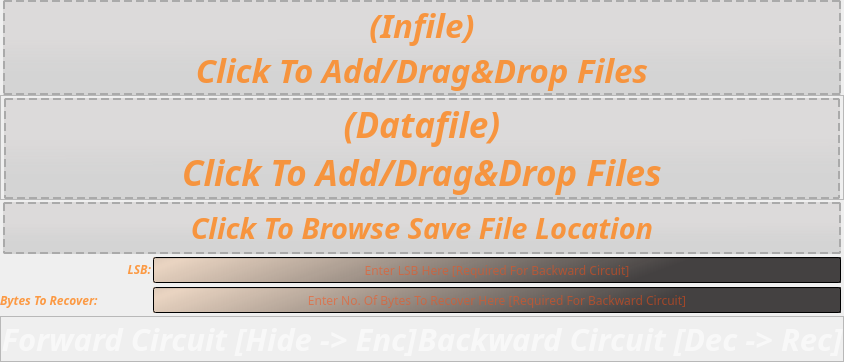
                <widget class="QWidget" name="StegoEncryptPage">
                 <layout class="QVBoxLayout" name="verticalLayout_29">
                  <property name="spacing">
                   <number>0</number>
                  </property>
                  <property name="leftMargin">
                   <number>0</number>
                  </property>
                  <property name="topMargin">
                   <number>0</number>
                  </property>
                  <property name="rightMargin">
                   <number>0</number>
                  </property>
                  <property name="bottomMargin">
                   <number>0</number>
                  </property>
                  <item>
                   <widget class="QFrame" name="infileframe">
                    <property name="frameShape">
                     <enum>QFrame::NoFrame</enum>
                    </property>
                    <property name="frameShadow">
                     <enum>QFrame::Raised</enum>
                    </property>
                    <layout class="QHBoxLayout" name="horizontalLayout_34">
                     <property name="spacing">
                      <number>0</number>
                     </property>
                     <property name="leftMargin">
                      <number>0</number>
                     </property>
                     <property name="topMargin">
                      <number>0</number>
                     </property>
                     <property name="rightMargin">
                      <number>0</number>
                     </property>
                     <property name="bottomMargin">
                      <number>0</number>
                     </property>
                     <item>
                      <widget class="QWidget" name="infiledragdrop" native="true">
                       <layout class="QHBoxLayout" name="horizontalLayout_35">
                        <property name="leftMargin">
                         <number>3</number>
                        </property>
                        <property name="topMargin">
                         <number>0</number>
                        </property>
                        <property name="rightMargin">
                         <number>3</number>
                        </property>
                        <property name="bottomMargin">
                         <number>0</number>
                        </property>
                        <item>
                         <widget class="QLabel" name="infilelabel">
                          <property name="font">
                           <font>
                            <family>Feast of Flesh BB</family>
                            <pointsize>25</pointsize>
                            <weight>75</weight>
                            <italic>true</italic>
                            <bold>true</bold>
                           </font>
                          </property>
                          <property name="styleSheet">
                           <string notr="true">border: 2px dashed #aaa;
color: qlineargradient(spread:pad, x1:0, y1:0, x2:1, y2:0, stop:0 rgba(158, 7, 23, 180), stop:1 rgba(255, 130, 20, 200));
background-color: qlineargradient(spread:pad, x1:0.462049, y1:0.921, x2:0.452, y2:0, stop:0.174129 rgba(74, 74, 74, 42), stop:0.567164 rgba(78, 59, 58, 30));
</string>
                          </property>
                          <property name="text">
                           <string>(Infile)
Click To Add/Drag&amp;Drop Files</string>
                          </property>
                          <property name="alignment">
                           <set>Qt::AlignCenter</set>
                          </property>
                         </widget>
                        </item>
                       </layout>
                      </widget>
                     </item>
                    </layout>
                   </widget>
                  </item>
                  <item>
                   <widget class="QFrame" name="datafileframe">
                    <property name="frameShape">
                     <enum>QFrame::StyledPanel</enum>
                    </property>
                    <property name="frameShadow">
                     <enum>QFrame::Raised</enum>
                    </property>
                    <layout class="QHBoxLayout" name="horizontalLayout_39">
                     <property name="spacing">
                      <number>0</number>
                     </property>
                     <property name="leftMargin">
                      <number>0</number>
                     </property>
                     <property name="topMargin">
                      <number>0</number>
                     </property>
                     <property name="rightMargin">
                      <number>0</number>
                     </property>
                     <property name="bottomMargin">
                      <number>0</number>
                     </property>
                     <item>
                      <widget class="QWidget" name="datafiledragdrop" native="true">
                       <layout class="QHBoxLayout" name="horizontalLayout_40">
                        <property name="spacing">
                         <number>0</number>
                        </property>
                        <property name="leftMargin">
                         <number>3</number>
                        </property>
                        <property name="topMargin">
                         <number>2</number>
                        </property>
                        <property name="rightMargin">
                         <number>3</number>
                        </property>
                        <property name="bottomMargin">
                         <number>0</number>
                        </property>
                        <item>
                         <widget class="QLabel" name="datafilelabel">
                          <property name="font">
                           <font>
                            <family>Feast of Flesh BB</family>
                            <pointsize>26</pointsize>
                            <weight>75</weight>
                            <italic>true</italic>
                            <bold>true</bold>
                           </font>
                          </property>
                          <property name="styleSheet">
                           <string notr="true">border: 2px dashed #aaa;
color: qlineargradient(spread:pad, x1:0, y1:0, x2:1, y2:0, stop:0 rgba(158, 7, 23, 180), stop:1 rgba(255, 130, 20, 200));
background-color: qlineargradient(spread:pad, x1:0.462049, y1:0.921, x2:0.452, y2:0, stop:0.174129 rgba(74, 74, 74, 42), stop:0.567164 rgba(78, 59, 58, 30));
</string>
                          </property>
                          <property name="text">
                           <string>(Datafile)
Click To Add/Drag&amp;Drop Files</string>
                          </property>
                          <property name="alignment">
                           <set>Qt::AlignCenter</set>
                          </property>
                         </widget>
                        </item>
                       </layout>
                      </widget>
                     </item>
                    </layout>
                   </widget>
                  </item>
                  <item>
                   <widget class="QFrame" name="browse">
                    <property name="minimumSize">
                     <size>
                      <width>0</width>
                      <height>54</height>
                     </size>
                    </property>
                    <property name="maximumSize">
                     <size>
                      <width>16777215</width>
                      <height>54</height>
                     </size>
                    </property>
                    <property name="frameShape">
                     <enum>QFrame::NoFrame</enum>
                    </property>
                    <property name="frameShadow">
                     <enum>QFrame::Raised</enum>
                    </property>
                    <layout class="QVBoxLayout" name="verticalLayout_30">
                     <property name="spacing">
                      <number>0</number>
                     </property>
                     <property name="leftMargin">
                      <number>0</number>
                     </property>
                     <property name="topMargin">
                      <number>0</number>
                     </property>
                     <property name="rightMargin">
                      <number>0</number>
                     </property>
                     <property name="bottomMargin">
                      <number>0</number>
                     </property>
                     <item>
                      <widget class="QWidget" name="browsefile" native="true">
                       <layout class="QVBoxLayout" name="verticalLayout_31">
                        <property name="spacing">
                         <number>0</number>
                        </property>
                        <property name="leftMargin">
                         <number>3</number>
                        </property>
                        <property name="topMargin">
                         <number>2</number>
                        </property>
                        <property name="rightMargin">
                         <number>3</number>
                        </property>
                        <property name="bottomMargin">
                         <number>0</number>
                        </property>
                        <item>
                         <widget class="QLabel" name="browselabel">
                          <property name="font">
                           <font>
                            <family>Feast of Flesh BB</family>
                            <pointsize>22</pointsize>
                            <weight>75</weight>
                            <italic>true</italic>
                            <bold>true</bold>
                           </font>
                          </property>
                          <property name="styleSheet">
                           <string notr="true">border: 2px dashed #aaa;
color: qlineargradient(spread:pad, x1:0, y1:0, x2:1, y2:0, stop:0 rgba(158, 7, 23, 180), stop:1 rgba(255, 130, 20, 200));
background-color: qlineargradient(spread:pad, x1:0.462049, y1:0.921, x2:0.452, y2:0, stop:0.174129 rgba(74, 74, 74, 42), stop:0.567164 rgba(78, 59, 58, 30));
</string>
                          </property>
                          <property name="text">
                           <string>Click To Browse Save File Location</string>
                          </property>
                          <property name="alignment">
                           <set>Qt::AlignCenter</set>
                          </property>
                         </widget>
                        </item>
                       </layout>
                      </widget>
                     </item>
                    </layout>
                   </widget>
                  </item>
                  <item>
                   <widget class="QFrame" name="labelsinput">
                    <property name="minimumSize">
                     <size>
                      <width>0</width>
                      <height>62</height>
                     </size>
                    </property>
                    <property name="maximumSize">
                     <size>
                      <width>16777215</width>
                      <height>62</height>
                     </size>
                    </property>
                    <property name="frameShape">
                     <enum>QFrame::NoFrame</enum>
                    </property>
                    <property name="frameShadow">
                     <enum>QFrame::Raised</enum>
                    </property>
                    <layout class="QHBoxLayout" name="horizontalLayout_41">
                     <property name="spacing">
                      <number>0</number>
                     </property>
                     <property name="leftMargin">
                      <number>0</number>
                     </property>
                     <property name="topMargin">
                      <number>0</number>
                     </property>
                     <property name="rightMargin">
                      <number>0</number>
                     </property>
                     <property name="bottomMargin">
                      <number>0</number>
                     </property>
                     <item>
                      <widget class="QFrame" name="labels">
                       <property name="minimumSize">
                        <size>
                         <width>153</width>
                         <height>0</height>
                        </size>
                       </property>
                       <property name="maximumSize">
                        <size>
                         <width>153</width>
                         <height>16777215</height>
                        </size>
                       </property>
                       <property name="frameShape">
                        <enum>QFrame::NoFrame</enum>
                       </property>
                       <property name="frameShadow">
                        <enum>QFrame::Raised</enum>
                       </property>
                       <layout class="QVBoxLayout" name="verticalLayout_32">
                        <property name="spacing">
                         <number>0</number>
                        </property>
                        <property name="leftMargin">
                         <number>0</number>
                        </property>
                        <property name="topMargin">
                         <number>0</number>
                        </property>
                        <property name="rightMargin">
                         <number>0</number>
                        </property>
                        <property name="bottomMargin">
                         <number>0</number>
                        </property>
                        <item>
                         <widget class="QLabel" name="lsblabel">
                          <property name="font">
                           <font>
                            <family>Lemon</family>
                            <weight>75</weight>
                            <italic>true</italic>
                            <bold>true</bold>
                           </font>
                          </property>
                          <property name="styleSheet">
                           <string notr="true">color: qlineargradient(spread:pad, x1:0, y1:0, x2:1, y2:0, stop:0 rgba(158, 7, 23, 180), stop:1 rgba(255, 130, 20, 200));</string>
                          </property>
                          <property name="text">
                           <string>LSB:</string>
                          </property>
                          <property name="alignment">
                           <set>Qt::AlignRight|Qt::AlignTrailing|Qt::AlignVCenter</set>
                          </property>
                          <property name="indent">
                           <number>2</number>
                          </property>
                         </widget>
                        </item>
                        <item>
                         <widget class="QLabel" name="nbyteslabel">
                          <property name="font">
                           <font>
                            <family>Lemon</family>
                            <weight>75</weight>
                            <italic>true</italic>
                            <bold>true</bold>
                           </font>
                          </property>
                          <property name="styleSheet">
                           <string notr="true">color: qlineargradient(spread:pad, x1:0, y1:0, x2:1, y2:0, stop:0 rgba(158, 7, 23, 180), stop:1 rgba(255, 130, 20, 200));</string>
                          </property>
                          <property name="text">
                           <string>Bytes To Recover:</string>
                          </property>
                         </widget>
                        </item>
                       </layout>
                      </widget>
                     </item>
                     <item>
                      <widget class="QFrame" name="input">
                       <property name="frameShape">
                        <enum>QFrame::NoFrame</enum>
                       </property>
                       <property name="frameShadow">
                        <enum>QFrame::Raised</enum>
                       </property>
                       <layout class="QVBoxLayout" name="verticalLayout_33">
                        <property name="spacing">
                         <number>4</number>
                        </property>
                        <property name="leftMargin">
                         <number>0</number>
                        </property>
                        <property name="topMargin">
                         <number>3</number>
                        </property>
                        <property name="rightMargin">
                         <number>3</number>
                        </property>
                        <property name="bottomMargin">
                         <number>3</number>
                        </property>
                        <item>
                         <widget class="QLineEdit" name="lsb_2">
                          <property name="sizePolicy">
                           <sizepolicy hsizetype="Expanding" vsizetype="Expanding">
                            <horstretch>0</horstretch>
                            <verstretch>0</verstretch>
                           </sizepolicy>
                          </property>
                          <property name="font">
                           <font>
                            <family>Courgette</family>
                            <pointsize>9</pointsize>
                           </font>
                          </property>
                          <property name="styleSheet">
                           <string notr="true">color: rgb(255, 76, 16);
background-color: qlineargradient(spread:reflect, x1:1, y1:0.579, x2:0, y2:0.477273, stop:0.268657 rgba(62, 59, 59, 246), stop:1 rgba(211, 113, 27, 55));</string>
                          </property>
                          <property name="alignment">
                           <set>Qt::AlignCenter</set>
                          </property>
                          <property name="placeholderText">
                           <string>Enter LSB Here [Required For Backward Circuit]</string>
                          </property>
                         </widget>
                        </item>
                        <item>
                         <widget class="QLineEdit" name="nbytes">
                          <property name="sizePolicy">
                           <sizepolicy hsizetype="Expanding" vsizetype="Expanding">
                            <horstretch>0</horstretch>
                            <verstretch>0</verstretch>
                           </sizepolicy>
                          </property>
                          <property name="font">
                           <font>
                            <family>Courgette</family>
                            <pointsize>9</pointsize>
                           </font>
                          </property>
                          <property name="styleSheet">
                           <string notr="true">color: rgb(255, 76, 16);
background-color: qlineargradient(spread:reflect, x1:1, y1:0.579, x2:0, y2:0.477273, stop:0.268657 rgba(62, 59, 59, 246), stop:1 rgba(211, 113, 27, 55));</string>
                          </property>
                          <property name="alignment">
                           <set>Qt::AlignCenter</set>
                          </property>
                          <property name="placeholderText">
                           <string>Enter No. Of Bytes To Recover Here [Required For Backward Circuit]</string>
                          </property>
                         </widget>
                        </item>
                       </layout>
                      </widget>
                     </item>
                    </layout>
                   </widget>
                  </item>
                  <item>
                   <widget class="QFrame" name="buttons">
                    <property name="frameShape">
                     <enum>QFrame::StyledPanel</enum>
                    </property>
                    <property name="frameShadow">
                     <enum>QFrame::Raised</enum>
                    </property>
                    <layout class="QHBoxLayout" name="horizontalLayout_42">
                     <property name="spacing">
                      <number>0</number>
                     </property>
                     <property name="leftMargin">
                      <number>0</number>
                     </property>
                     <property name="topMargin">
                      <number>0</number>
                     </property>
                     <property name="rightMargin">
                      <number>0</number>
                     </property>
                     <property name="bottomMargin">
                      <number>0</number>
                     </property>
                     <item>
                      <widget class="QPushButton" name="forward">
                       <property name="sizePolicy">
                        <sizepolicy hsizetype="Expanding" vsizetype="Expanding">
                         <horstretch>0</horstretch>
                         <verstretch>0</verstretch>
                        </sizepolicy>
                       </property>
                       <property name="font">
                        <font>
                         <family>Feast of Flesh BB</family>
                         <pointsize>23</pointsize>
                         <weight>75</weight>
                         <italic>true</italic>
                         <bold>true</bold>
                        </font>
                       </property>
                       <property name="styleSheet">
                        <string notr="true">QPushButton {
	color: rgba(255, 255, 255, 150);
	background-color: rgba(0, 0, 0, 0);
	border: 0px solid;
}

QPushButton::hover {
	
	color: rgba(255, 255, 255, 195);
	border: 0px solid;
	background-color: qlineargradient(spread:pad, x1:0.46305, y1:0.261, x2:0.478, y2:1, stop:0.268657 rgba(62, 59, 59, 246), stop:1 rgba(211, 113, 27, 125));
}</string>
                       </property>
                       <property name="text">
                        <string>Forward Circuit [Hide -&gt; Enc]</string>
                       </property>
                      </widget>
                     </item>
                     <item>
                      <widget class="QPushButton" name="backward">
                       <property name="sizePolicy">
                        <sizepolicy hsizetype="Expanding" vsizetype="Expanding">
                         <horstretch>0</horstretch>
                         <verstretch>0</verstretch>
                        </sizepolicy>
                       </property>
                       <property name="font">
                        <font>
                         <family>Feast of Flesh BB</family>
                         <pointsize>23</pointsize>
                         <weight>75</weight>
                         <italic>true</italic>
                         <bold>true</bold>
                        </font>
                       </property>
                       <property name="styleSheet">
                        <string notr="true">QPushButton {
	color: rgba(255, 255, 255, 150);
	background-color: rgba(0, 0, 0, 0);
	border: 0px solid;
}

QPushButton::hover {
	
	color: rgba(255, 255, 255, 195);
	border: 0px solid;
	background-color: qlineargradient(spread:pad, x1:0.46305, y1:0.261, x2:0.478, y2:1, stop:0.268657 rgba(62, 59, 59, 246), stop:1 rgba(211, 113, 27, 125));
}</string>
                       </property>
                       <property name="text">
                        <string>Backward Circuit [Dec -&gt; Rec]</string>
                       </property>
                      </widget>
                     </item>
                    </layout>
                   </widget>
                  </item>
                 </layout>
                </widget>
